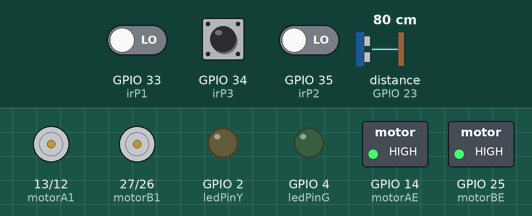
Bench run of a sketch on a simulated ESP32. On the bench: motor-driver pin pairs drawn as motors (green arrow = first pin HIGH = forward, orange = second pin HIGH = backward, longer = more drive), switched loads named in the sketch (green lamp = pin HIGH), output pins drawn as LEDs (lit = HIGH). Wiring (inferred from the names in the program): ultrasonic range finder: trigger GPIO 22; echo GPIO 23. The inputs (shaded band) are chosen by the test bench; at power-on: GPIO 33 (irP1) LOW, GPIO 34 (irP3) LOW, GPIO 35 (irP2) LOW, distance to the obstacle (sensor on GPIO 23) 80 cm. The echo pulse lasts 58.3 µs per cm; pins used as bus, display or sensor lines are not drawn; what the sketch prints to the serial monitor is not drawn.

Above: at 1.2 s.
1.3 s: GPIO 33 (irP1) driven HIGH
At 1.8 s:
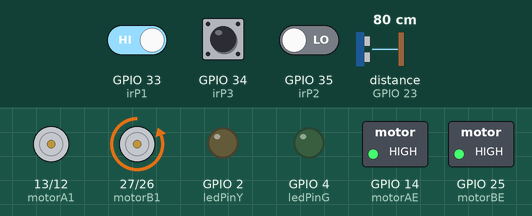
2.8 s: GPIO 33 (irP1) driven LOW
At 4.0 s:
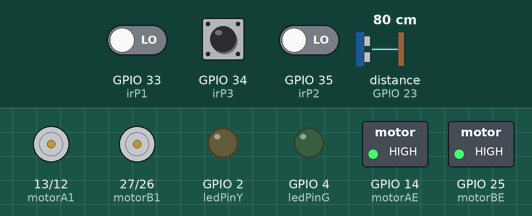
4.3 s: GPIO 34 (irP3) driven HIGH
At 5.2 s:
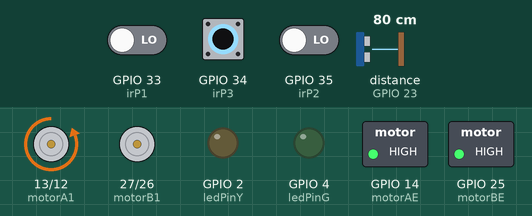
5.8 s: GPIO 34 (irP3) driven LOW
At 6.4 s:
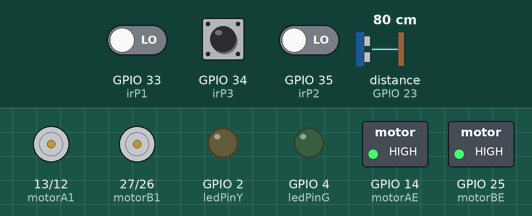
7.3 s: GPIO 33 (irP1) driven HIGH and GPIO 34 (irP3) driven HIGH and GPIO 35 (irP2) driven HIGH
At 8.5 s:
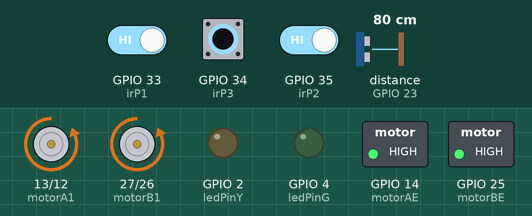
8.8 s: GPIO 34 (irP3) pulsed LOW 2 times (0.12 s each, 0.3 s apart)
At 9.06 s:
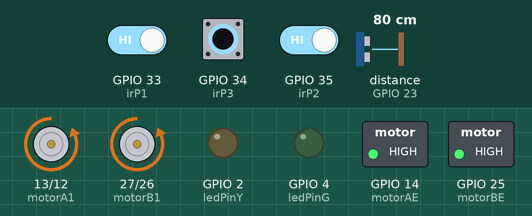
Timing chart, 0 to 11.8 s (numbered marks = the images above; inputs shaded):
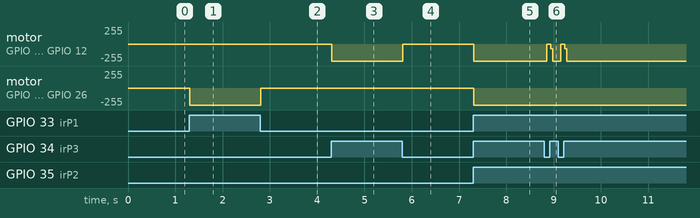

Measured:
- after the input at 1.3 s, motor on GPIO 27 (motorB1) / GPIO 26 (motorB2): stopped → backward 255/255 at once
- after the input at 2.8 s, motor on GPIO 27 (motorB1) / GPIO 26 (motorB2): backward 255/255 → stopped at once
- after the input at 4.3 s, motor on GPIO 13 (motorA1) / GPIO 12 (motorA2): stopped → backward 255/255 at once
- after the input at 5.8 s, motor on GPIO 13 (motorA1) / GPIO 12 (motorA2): backward 255/255 → stopped at once
- after the input at 7.3 s, motor on GPIO 13 (motorA1) / GPIO 12 (motorA2), motor on GPIO 27 (motorB1) / GPIO 26 (motorB2): stopped → backward 255/255 at once
- after the input at 8.8 s, motor on GPIO 13 (motorA1) / GPIO 12 (motorA2): alternates backward 255/255 for 0.22 s and backward 1/255 for 0.08 s, 4 changes in all, then stays backward 255/255, starting after 0.06 s

The sketch:

Linefollowingrobot.ino
```cpp
#include <WiFi.h>
#include <PubSubClient.h>

//network credentials
const char* ssid = "embed";
const char* password = "weareincontrol";
//topics
const char* power_topic = "home/signal/power";
//mqtt broker credentials
const char* mqttServer = "192.168.1.68";
const int mqttPort = 1883;
const char* mqttUser = "stijn";
const char* mqttPassword = "admin";
const char* clientID = "robotstijn"; // MQTT client ID
// motor A pins
const int motorA1 = 13;
const int motorA2 = 12;
const int motorAE = 14; //enable pin for first motor
// motor B pins
const int motorB1 = 27;
const int motorB2 = 26;
const int motorBE = 25; //enable pin for second motor
//sensors
const int irP1 = 33; //infrared sensor right
const int irP2 = 35; //infrared sensor middle
const int irP3 = 34; //infrared sensor left
const int trigPin = 22;
const int echoPin = 23;
//leds
const int ledPinR = 15;
const int ledPinY = 2;
const int ledPinG = 4;
//button
const int btnPin = 15;
//etc
const int mSpeed = 300;
int p = 100;

WiFiClient espClient;
PubSubClient client(espClient);

void setup() {
  //set pinmode
  pinMode(motorA1,OUTPUT);
  pinMode(motorA2,OUTPUT);
  pinMode(motorAE,OUTPUT);
  pinMode(motorB1,OUTPUT);
  pinMode(motorB2,OUTPUT);
  pinMode(motorBE,OUTPUT);
  pinMode(irP1,INPUT);
  pinMode(irP2,INPUT);
  pinMode(irP3,INPUT);
  pinMode(ledPinR,OUTPUT);
  pinMode(ledPinY,OUTPUT);
  pinMode(ledPinG,OUTPUT);
  pinMode(trigPin,OUTPUT);
  pinMode(echoPin,INPUT);
  pinMode(btnPin,INPUT);
  //start serial and wifi
  Serial.begin(115200);
  Serial.println("started serial");
  //set enable pins on motor driver
  digitalWrite(motorAE,1);
  digitalWrite(motorBE,1);

}

void loop() {
  int irA = digitalRead(irP1);
  int irB = digitalRead(irP2);
  int irC = digitalRead(irP3);
  int distance = distanceRead(); //read the distance of an object infront of the robot.
  if(irA == 1 && irB == 1 && distance >10){driveForward();}
  if(irA == 0 && irC == 1 && distance >10){driveRight();}
  if(irA == 1 && irC == 0 && distance >10){driveLeft();}
  if((irA == 0 && irC == 0) || distance<=10){stop();}
}

void driveLeft(){
  digitalWrite(motorA1,0);
  digitalWrite(motorA2,0);
  digitalWrite(motorB1,0);
  analogWrite(motorB2,mSpeed);
}

void driveRight(){
  digitalWrite(motorA1,0);
  analogWrite(motorA2,mSpeed);
  digitalWrite(motorB1,0);
  digitalWrite(motorB2,0);
}

void driveForward(){
  digitalWrite(motorA1,0);
  analogWrite(motorA2,mSpeed);
  digitalWrite(motorB1,0);
  analogWrite(motorB2,mSpeed);
}

void stop(){
  digitalWrite(motorA1,0);
  digitalWrite(motorA2,0);
  digitalWrite(motorB1,0);
  digitalWrite(motorB2,0);
}

int distanceRead()
{
  long duration;
  int distance;
  // Clears the trigPin
  digitalWrite(trigPin, LOW);
  delayMicroseconds(2);
  // Sets the trigPin on HIGH state for 10 micro seconds
  digitalWrite(trigPin, HIGH);
  delayMicroseconds(10);
  digitalWrite(trigPin, LOW);
  // Reads the echoPin, returns the sound wave travel time in microseconds
  duration = pulseIn(echoPin, HIGH);
  // Calculating the distance
  distance = duration * 0.034 / 2;
  return distance;
}
```
